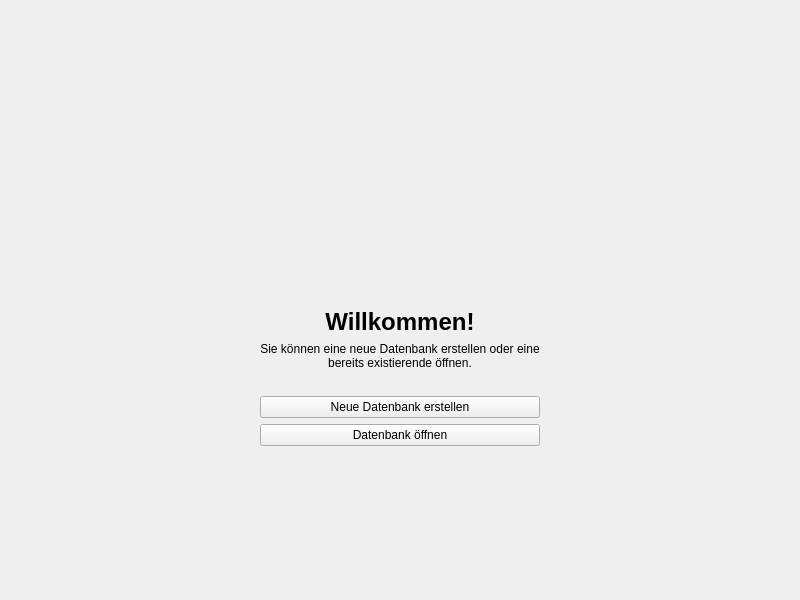
<?xml version="1.0" encoding="UTF-8"?>
<ui version="4.0">
 <class>WelcomeWidget</class>
 <widget class="QWidget" name="WelcomeWidget">
  <property name="geometry">
   <rect>
    <x>0</x>
    <y>0</y>
    <width>800</width>
    <height>600</height>
   </rect>
  </property>
  <property name="windowTitle">
   <string>Form</string>
  </property>
  <layout class="QGridLayout" name="gridLayout">
   <item row="1" column="1">
    <layout class="QVBoxLayout" name="verticalLayout_2">
     <property name="spacing">
      <number>6</number>
     </property>
     <item>
      <layout class="QGridLayout" name="gridLayout_2">
       <property name="leftMargin">
        <number>50</number>
       </property>
       <property name="rightMargin">
        <number>50</number>
       </property>
       <property name="bottomMargin">
        <number>0</number>
       </property>
       <item row="0" column="0">
        <widget class="QLabel" name="label">
         <property name="minimumSize">
          <size>
           <width>128</width>
           <height>128</height>
          </size>
         </property>
         <property name="maximumSize">
          <size>
           <width>128</width>
           <height>128</height>
          </size>
         </property>
         <property name="pixmap">
          <pixmap>../img/logo.svg</pixmap>
         </property>
         <property name="scaledContents">
          <bool>true</bool>
         </property>
         <property name="alignment">
          <set>Qt::AlignCenter</set>
         </property>
        </widget>
       </item>
      </layout>
     </item>
     <item>
      <spacer name="verticalSpacer_2">
       <property name="orientation">
        <enum>Qt::Vertical</enum>
       </property>
       <property name="sizeHint" stdset="0">
        <size>
         <width>20</width>
         <height>20</height>
        </size>
       </property>
      </spacer>
     </item>
     <item>
      <widget class="QLabel" name="label_2">
       <property name="font">
        <font>
         <pointsize>18</pointsize>
         <weight>75</weight>
         <bold>true</bold>
        </font>
       </property>
       <property name="text">
        <string>Willkommen!</string>
       </property>
       <property name="alignment">
        <set>Qt::AlignCenter</set>
       </property>
      </widget>
     </item>
     <item>
      <widget class="QLabel" name="label_3">
       <property name="text">
        <string>Sie können eine neue Datenbank erstellen oder eine bereits existierende öffnen.</string>
       </property>
       <property name="alignment">
        <set>Qt::AlignCenter</set>
       </property>
       <property name="wordWrap">
        <bool>true</bool>
       </property>
      </widget>
     </item>
     <item>
      <spacer name="verticalSpacer">
       <property name="orientation">
        <enum>Qt::Vertical</enum>
       </property>
       <property name="sizeType">
        <enum>QSizePolicy::Fixed</enum>
       </property>
       <property name="sizeHint" stdset="0">
        <size>
         <width>20</width>
         <height>20</height>
        </size>
       </property>
      </spacer>
     </item>
     <item>
      <widget class="QPushButton" name="newDatabaseButton">
       <property name="text">
        <string>Neue Datenbank erstellen</string>
       </property>
      </widget>
     </item>
     <item>
      <widget class="QPushButton" name="openDatabaseButton">
       <property name="text">
        <string>Datenbank öffnen</string>
       </property>
      </widget>
     </item>
    </layout>
   </item>
   <item row="1" column="2">
    <spacer name="horizontalSpacer_3">
     <property name="orientation">
      <enum>Qt::Horizontal</enum>
     </property>
     <property name="sizeType">
      <enum>QSizePolicy::MinimumExpanding</enum>
     </property>
     <property name="sizeHint" stdset="0">
      <size>
       <width>40</width>
       <height>20</height>
      </size>
     </property>
    </spacer>
   </item>
   <item row="2" column="1">
    <spacer name="verticalSpacer_3">
     <property name="orientation">
      <enum>Qt::Vertical</enum>
     </property>
     <property name="sizeType">
      <enum>QSizePolicy::MinimumExpanding</enum>
     </property>
     <property name="sizeHint" stdset="0">
      <size>
       <width>20</width>
       <height>40</height>
      </size>
     </property>
    </spacer>
   </item>
   <item row="1" column="0">
    <spacer name="horizontalSpacer_4">
     <property name="orientation">
      <enum>Qt::Horizontal</enum>
     </property>
     <property name="sizeType">
      <enum>QSizePolicy::MinimumExpanding</enum>
     </property>
     <property name="sizeHint" stdset="0">
      <size>
       <width>40</width>
       <height>20</height>
      </size>
     </property>
    </spacer>
   </item>
   <item row="0" column="1">
    <spacer name="verticalSpacer_4">
     <property name="orientation">
      <enum>Qt::Vertical</enum>
     </property>
     <property name="sizeType">
      <enum>QSizePolicy::MinimumExpanding</enum>
     </property>
     <property name="sizeHint" stdset="0">
      <size>
       <width>20</width>
       <height>40</height>
      </size>
     </property>
    </spacer>
   </item>
  </layout>
 </widget>
 <resources/>
 <connections/>
</ui>
